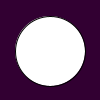
Frame 1 (no input)
Frame 60 (the mouse pressed at the canvas centre just before this capture): identical to frame 1, image omitted
Frame 120 (the mouse held since frame 60 and released just before this capture): identical to frame 1, image omitted

The Processing sketch that drew this single still picture (run headless with seeded random() and noise(); from frame 60 on, the mouse is pressed at the canvas centre):

// Processing sketch: Slip
// ── Slip.pde
 // 4. create three integer variables to  
    //    represent the x, y, and the size of the ellipse
int Ke = (50);   
    int Vi = (51);
        int N = (70);
    void setup() {
      println("hi");
      print("hi");
      
      //1. set the size of your sketch
  size(100,100);  
    }
    
    void draw() {
      //2. set the background color of your sketch
      background(50,0,50);
      //3. draw an ellipse. Make sure it fits in the window.
    ellipse(Ke,Vi,N,N);  
      //5. use the variables created in step 4 in place of the numbers
      //   in your ellipse
    
    }
    
    void mousePressed() {
      //6a. create an integer variable called distance
      int distance = getDistance(mouseX,mouseY,Ke,Vi);
      //6b. use the getDistance method to initialize your variable
      //    use the mouse's x and y and the x and y of your ellipse 
     
      //7. print the distance variable
    println(distance);
      
      //8a. make an if statement to check if the distance variable
      //   is within the size of the ellipse
      if (distance < N ){
      println("Check");  
      }
        //8b.  set the x and y of the ellipse to a random location on the window
       
      
    }
    
    int getDistance(int x1, int y1, int x2, int y2) {
      return (int)Math.sqrt(x2 * x2 + y2 * y2) - (int)Math.sqrt(x1 * x1 + y1 * y1);
    }
    
